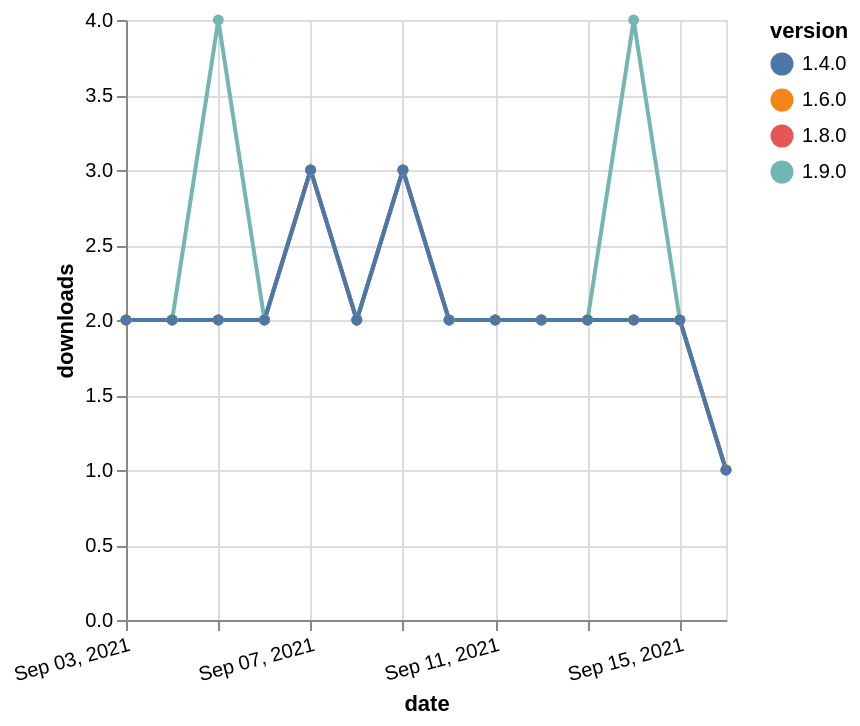

Express this chart as Vega-Lite.
### Vega-Lite specification from a JSON file in a GitHub repository (floating-point values rounded to 4 significant figures)
{"$schema": "https://vega.github.io/schema/vega-lite/v5.json", "description": "A simple bar chart with embedded data.", "data": {"values": [{"date": "2021-09-03", "total": 1651, "delta": 2, "version": "1.6.0"}, {"date": "2021-09-04", "total": 1653, "delta": 2, "version": "1.6.0"}, {"date": "2021-09-05", "total": 1655, "delta": 2, "version": "1.6.0"}, {"date": "2021-09-06", "total": 1657, "delta": 2, "version": "1.6.0"}, {"date": "2021-09-07", "total": 1660, "delta": 3, "version": "1.6.0"}, {"date": "2021-09-08", "total": 1662, "delta": 2, "version": "1.6.0"}, {"date": "2021-09-09", "total": 1665, "delta": 3, "version": "1.6.0"}, {"date": "2021-09-10", "total": 1667, "delta": 2, "version": "1.6.0"}, {"date": "2021-09-11", "total": 1669, "delta": 2, "version": "1.6.0"}, {"date": "2021-09-12", "total": 1671, "delta": 2, "version": "1.6.0"}, {"date": "2021-09-13", "total": 1673, "delta": 2, "version": "1.6.0"}, {"date": "2021-09-14", "total": 1675, "delta": 2, "version": "1.6.0"}, {"date": "2021-09-15", "total": 1677, "delta": 2, "version": "1.6.0"}, {"date": "2021-09-16", "total": 1678, "delta": 1, "version": "1.6.0"}, {"date": "2021-09-03", "total": 1471, "delta": 2, "version": "1.8.0"}, {"date": "2021-09-04", "total": 1473, "delta": 2, "version": "1.8.0"}, {"date": "2021-09-05", "total": 1475, "delta": 2, "version": "1.8.0"}, {"date": "2021-09-06", "total": 1477, "delta": 2, "version": "1.8.0"}, {"date": "2021-09-07", "total": 1480, "delta": 3, "version": "1.8.0"}, {"date": "2021-09-08", "total": 1482, "delta": 2, "version": "1.8.0"}, {"date": "2021-09-09", "total": 1485, "delta": 3, "version": "1.8.0"}, {"date": "2021-09-10", "total": 1487, "delta": 2, "version": "1.8.0"}, {"date": "2021-09-11", "total": 1489, "delta": 2, "version": "1.8.0"}, {"date": "2021-09-12", "total": 1491, "delta": 2, "version": "1.8.0"}, {"date": "2021-09-13", "total": 1493, "delta": 2, "version": "1.8.0"}, {"date": "2021-09-14", "total": 1495, "delta": 2, "version": "1.8.0"}, {"date": "2021-09-15", "total": 1497, "delta": 2, "version": "1.8.0"}, {"date": "2021-09-16", "total": 1498, "delta": 1, "version": "1.8.0"}, {"date": "2021-09-03", "total": 1009, "delta": 2, "version": "1.9.0"}, {"date": "2021-09-04", "total": 1011, "delta": 2, "version": "1.9.0"}, {"date": "2021-09-05", "total": 1015, "delta": 4, "version": "1.9.0"}, {"date": "2021-09-06", "total": 1017, "delta": 2, "version": "1.9.0"}, {"date": "2021-09-07", "total": 1020, "delta": 3, "version": "1.9.0"}, {"date": "2021-09-08", "total": 1022, "delta": 2, "version": "1.9.0"}, {"date": "2021-09-09", "total": 1025, "delta": 3, "version": "1.9.0"}, {"date": "2021-09-10", "total": 1027, "delta": 2, "version": "1.9.0"}, {"date": "2021-09-11", "total": 1029, "delta": 2, "version": "1.9.0"}, {"date": "2021-09-12", "total": 1031, "delta": 2, "version": "1.9.0"}, {"date": "2021-09-13", "total": 1033, "delta": 2, "version": "1.9.0"}, {"date": "2021-09-14", "total": 1037, "delta": 4, "version": "1.9.0"}, {"date": "2021-09-15", "total": 1039, "delta": 2, "version": "1.9.0"}, {"date": "2021-09-16", "total": 1040, "delta": 1, "version": "1.9.0"}, {"date": "2021-09-03", "total": 2041, "delta": 2, "version": "1.4.0"}, {"date": "2021-09-04", "total": 2043, "delta": 2, "version": "1.4.0"}, {"date": "2021-09-05", "total": 2045, "delta": 2, "version": "1.4.0"}, {"date": "2021-09-06", "total": 2047, "delta": 2, "version": "1.4.0"}, {"date": "2021-09-07", "total": 2050, "delta": 3, "version": "1.4.0"}, {"date": "2021-09-08", "total": 2052, "delta": 2, "version": "1.4.0"}, {"date": "2021-09-09", "total": 2055, "delta": 3, "version": "1.4.0"}, {"date": "2021-09-10", "total": 2057, "delta": 2, "version": "1.4.0"}, {"date": "2021-09-11", "total": 2059, "delta": 2, "version": "1.4.0"}, {"date": "2021-09-12", "total": 2061, "delta": 2, "version": "1.4.0"}, {"date": "2021-09-13", "total": 2063, "delta": 2, "version": "1.4.0"}, {"date": "2021-09-14", "total": 2065, "delta": 2, "version": "1.4.0"}, {"date": "2021-09-15", "total": 2067, "delta": 2, "version": "1.4.0"}, {"date": "2021-09-16", "total": 2068, "delta": 1, "version": "1.4.0"}]}, "width": "container", "mark": {"type": "line", "point": {"filled": true}}, "encoding": {"x": {"field": "date", "type": "temporal", "timeUnit": "yearmonthdate", "title": "date", "axis": {"labelAngle": -15}}, "y": {"field": "delta", "type": "quantitative", "title": "downloads"}, "color": {"field": "version", "type": "nominal"}, "tooltip": {"field": "delta"}}}
